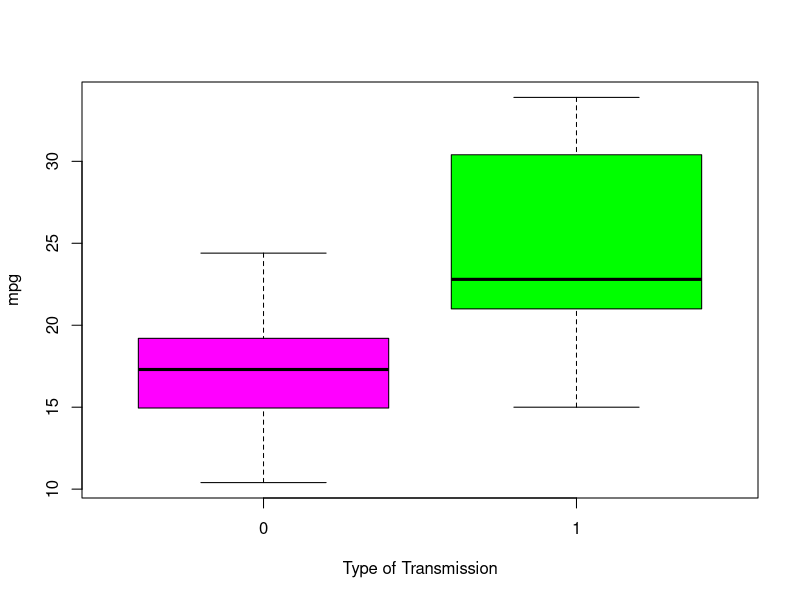
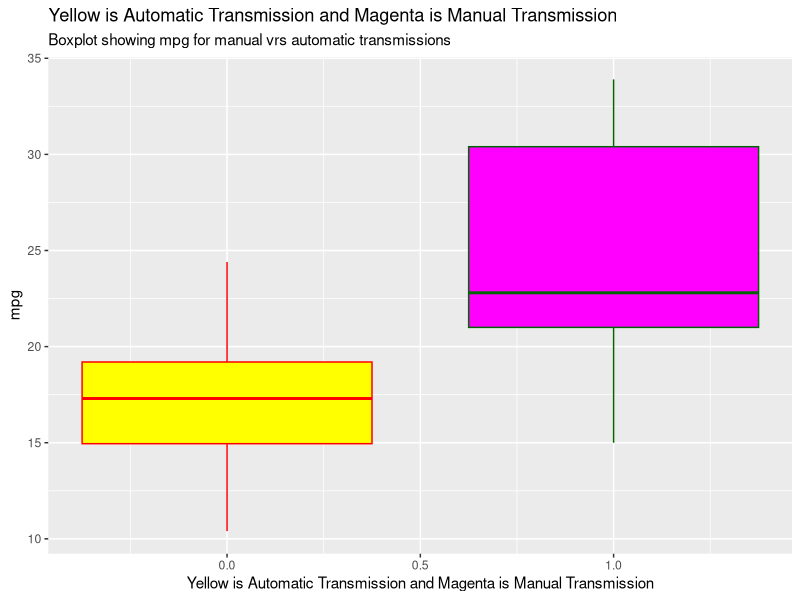
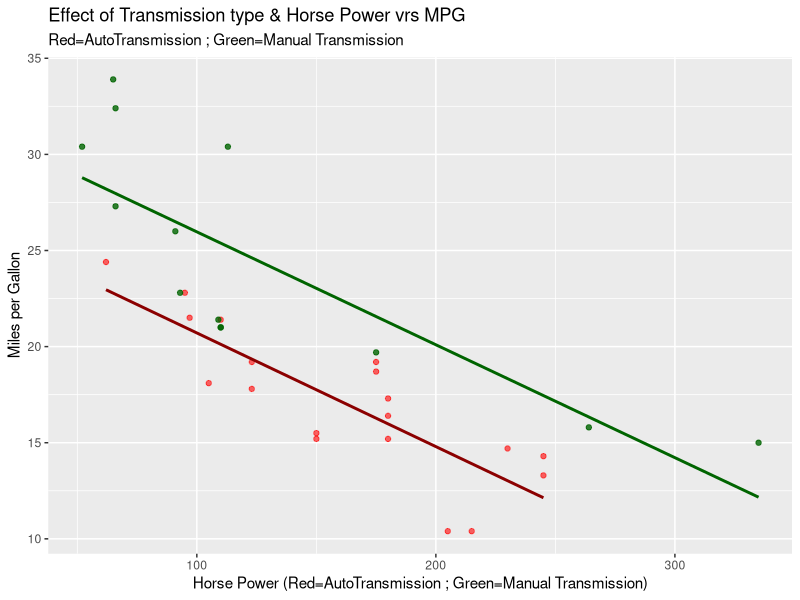
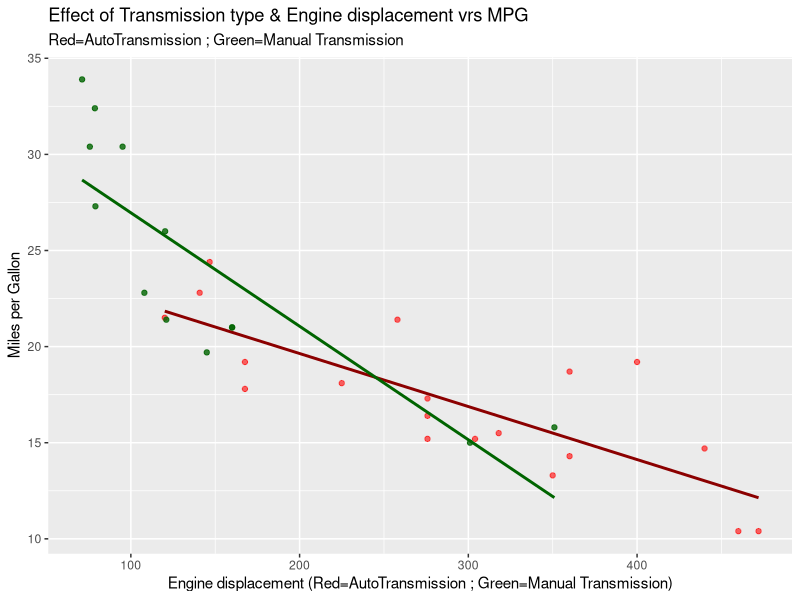
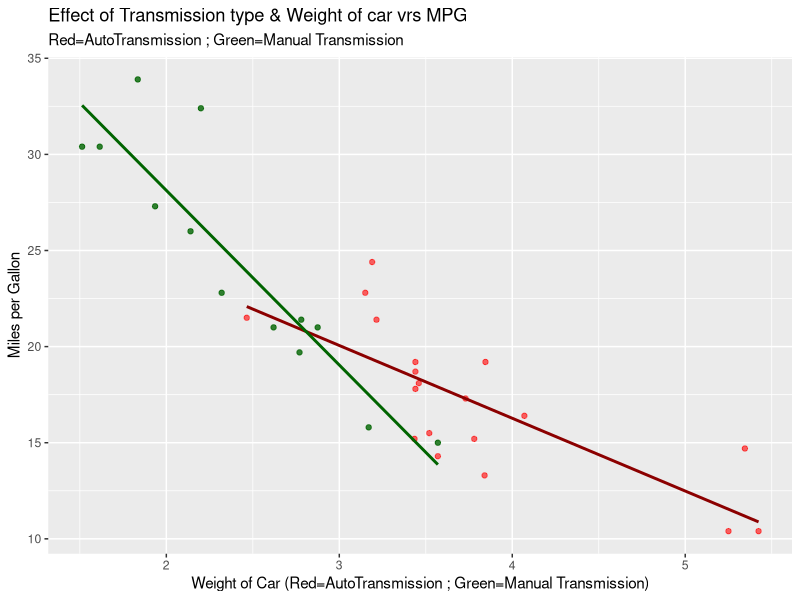

These charts were generated, in order, by the following R code:
## ---- chunk 1
library(datasets)
library(ggplot2)
library(dplyr)

## ---- chunk 2

data(mtcars)
df1<-tbl_df(mtcars)
df2<-filter(df1,am==0)
df3<-filter(df1,am==1)

df1
## ---- chunk 3
boxplot(mpg ~ am, data = mtcars, col = (c("magenta","green")), ylab = "mpg", xlab = "Type of Transmission")
##or ggplot 
gg<-ggplot(df1,aes(x=am,y=mpg))+geom_boxplot(aes(group=am),color=c("red","dark green"),fill=c("yellow","magenta"))+
labs(x="Yellow is Automatic Transmission and Magenta is Manual Transmission")+
labs(subtitle="Boxplot showing mpg for manual vrs automatic transmissions")+
labs(title="Yellow is Automatic Transmission and Magenta is Manual Transmission")
gg
## ---- chunk 4

g1<- ggplot()+
        geom_point(aes(x=df2$hp,y=df2$mpg),color="red",alpha=.6)+
        geom_smooth(aes(x=df2$hp,y=df2$mpg),method="lm",color="dark red",se=F)+
        geom_point(aes(x=df3$hp,y=df3$mpg),color="darkgreen",alpha=.8)+
        geom_smooth(aes(x=df3$hp,y=df3$mpg),method="lm",color="dark green",se=F)+
        labs(title="Effect of Transmission type & Horse Power vrs MPG")+
        labs(subtitle="Red=AutoTransmission ; Green=Manual Transmission")+
        labs(x="Horse Power (Red=AutoTransmission ; Green=Manual Transmission)",y="Miles per Gallon")
g1       
        
g2<- ggplot()+
        geom_point(aes(x=df2$disp,y=df2$mpg),color="red",alpha=.6)+
        geom_smooth(aes(x=df2$disp,y=df2$mpg),method="lm",color="dark red",se=F)+
        geom_point(aes(x=df3$disp,y=df3$mpg),color="darkgreen",alpha=.8)+
        geom_smooth(aes(x=df3$disp,y=df3$mpg),method="lm",color="dark green",se=F)+
        labs(title="Effect of Transmission type & Engine displacement vrs MPG")+
        labs(subtitle="Red=AutoTransmission ; Green=Manual Transmission")+
        labs(x="Engine displacement (Red=AutoTransmission ; Green=Manual Transmission)",y="Miles per Gallon")
g2  

g3<- ggplot()+
        geom_point(aes(x=df2$wt,y=df2$mpg),color="red",alpha=.6)+
        geom_smooth(aes(x=df2$wt,y=df2$mpg),method="lm",color="dark red",se=F)+
        geom_point(aes(x=df3$wt,y=df3$mpg),color="darkgreen",alpha=.8)+
        geom_smooth(aes(x=df3$wt,y=df3$mpg),method="lm",color="dark green",se=F)+
        labs(title="Effect of Transmission type & Weight of car vrs MPG")+
        labs(subtitle="Red=AutoTransmission ; Green=Manual Transmission")+
        labs(x="Weight of Car (Red=AutoTransmission ; Green=Manual Transmission)" ,y="Miles per Gallon")
g3  
 
## ---- chunk 5
avgauto<-round((mean(df2$mpg)*10)/mean(df2$hp),5)
avgman<-round((mean(df3$mpg)*10)/mean(df3$hp),5)
a1<-c("Auto mpg/hp",avgauto,"vrs","Man mpg/hp",avgman)
avgauto2<-round((mean(df2$mpg)*10)/mean(df2$disp),5)
avgman2<-round((mean(df3$mpg)*10)/mean(df3$disp),5)
a2<-c("Auto mpg/disp",avgauto2,"vrs","Man mpg/disp",avgman2)
avgauto3<-round((mean(df2$mpg)*10)/mean(df2$wt),5)
avgman3<-round((mean(df3$mpg)*10)/mean(df3$wt),5)
a3<-c("Auto mpg/wt",avgauto3,"vrs","Man mpg/wt",avgman3)

a1
a2
a3

## ---- chunk 6
mpg_hp<-round((avgman-avgauto)/avgauto,3)

mpg_disp<-round((avgman2-avgauto2)/avgauto2,3)

mpg_wt<-round((avgman3-avgauto3)/avgauto3,3)

c("Percentage higher avg mpg for manual vrs auto adjusted for hp",mpg_hp*100)

c("Percentage higher avg mpg for manual vrs auto adjusted for disp",mpg_disp*100)

c("Percentage higher avg mpg for manual vrs auto adjusted for wt",mpg_wt*100)
## ---- chunk 7
statement1<-mean(df3$mpg)-mean(df2$mpg)
statement1

man<-lm(mpg~cyl+hp+wt,df3)
auto<-lm(mpg~cyl+hp+wt,df2)
summary(man)
summary(auto)
## ---- chunk 8
summary(df1)
df1
df2
df3
## ---- chunk 9

fit<-lm(mpg~.,df1)
summary(fit)

fit1<-lm(mpg~hp+am,df1)
fit2<-lm(mpg~disp+am,df1)
fit3<-lm(mpg~wt+am,df1)

summary(fit1)
summary(fit2)
summary(fit3)

fit4<-lm(mpg~hp,df1)
fit5<-lm(mpg~disp,df1)
fit6<-lm(mpg~wt,df1)

summary(fit4)
summary(fit5)
summary(fit6)
